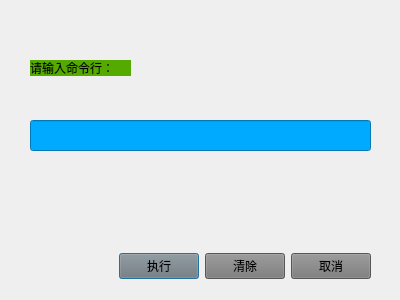
<?xml version="1.0" encoding="UTF-8"?>
<ui version="4.0">
 <class>CommandDialog</class>
 <widget class="QDialog" name="CommandDialog">
  <property name="geometry">
   <rect>
    <x>0</x>
    <y>0</y>
    <width>400</width>
    <height>300</height>
   </rect>
  </property>
  <property name="windowTitle">
   <string>命令行窗口</string>
  </property>
  <widget class="QWidget" name="layoutWidget">
   <property name="geometry">
    <rect>
     <x>20</x>
     <y>250</y>
     <width>351</width>
     <height>33</height>
    </rect>
   </property>
   <layout class="QHBoxLayout">
    <property name="spacing">
     <number>6</number>
    </property>
    <property name="leftMargin">
     <number>0</number>
    </property>
    <property name="topMargin">
     <number>0</number>
    </property>
    <property name="rightMargin">
     <number>0</number>
    </property>
    <property name="bottomMargin">
     <number>0</number>
    </property>
    <item>
     <spacer>
      <property name="orientation">
       <enum>Qt::Horizontal</enum>
      </property>
      <property name="sizeHint" stdset="0">
       <size>
        <width>131</width>
        <height>31</height>
       </size>
      </property>
     </spacer>
    </item>
    <item>
     <widget class="QPushButton" name="okButton">
      <property name="styleSheet">
       <string notr="true">background-color: rgb(120, 120, 120);</string>
      </property>
      <property name="text">
       <string>执行</string>
      </property>
     </widget>
    </item>
    <item>
     <widget class="QPushButton" name="clearButton">
      <property name="styleSheet">
       <string notr="true">background-color: rgb(120, 120, 120);</string>
      </property>
      <property name="text">
       <string>清除</string>
      </property>
     </widget>
    </item>
    <item>
     <widget class="QPushButton" name="cancelButton">
      <property name="styleSheet">
       <string notr="true">background-color: rgb(120, 120, 120);</string>
      </property>
      <property name="text">
       <string>取消</string>
      </property>
     </widget>
    </item>
   </layout>
  </widget>
  <widget class="QLineEdit" name="lineEdit">
   <property name="geometry">
    <rect>
     <x>30</x>
     <y>120</y>
     <width>341</width>
     <height>31</height>
    </rect>
   </property>
   <property name="styleSheet">
    <string notr="true">background-color: rgb(0, 170, 255);</string>
   </property>
  </widget>
  <widget class="QLabel" name="label">
   <property name="geometry">
    <rect>
     <x>30</x>
     <y>60</y>
     <width>101</width>
     <height>16</height>
    </rect>
   </property>
   <property name="styleSheet">
    <string notr="true">background-color: rgb(85, 170, 0);</string>
   </property>
   <property name="text">
    <string>请输入命令行：</string>
   </property>
  </widget>
 </widget>
 <resources/>
 <connections>
  <connection>
   <sender>okButton</sender>
   <signal>clicked()</signal>
   <receiver>CommandDialog</receiver>
   <slot>accept()</slot>
   <hints>
    <hint type="sourcelabel">
     <x>278</x>
     <y>253</y>
    </hint>
    <hint type="destinationlabel">
     <x>96</x>
     <y>254</y>
    </hint>
   </hints>
  </connection>
  <connection>
   <sender>cancelButton</sender>
   <signal>clicked()</signal>
   <receiver>CommandDialog</receiver>
   <slot>reject()</slot>
   <hints>
    <hint type="sourcelabel">
     <x>369</x>
     <y>253</y>
    </hint>
    <hint type="destinationlabel">
     <x>179</x>
     <y>282</y>
    </hint>
   </hints>
  </connection>
 </connections>
</ui>
